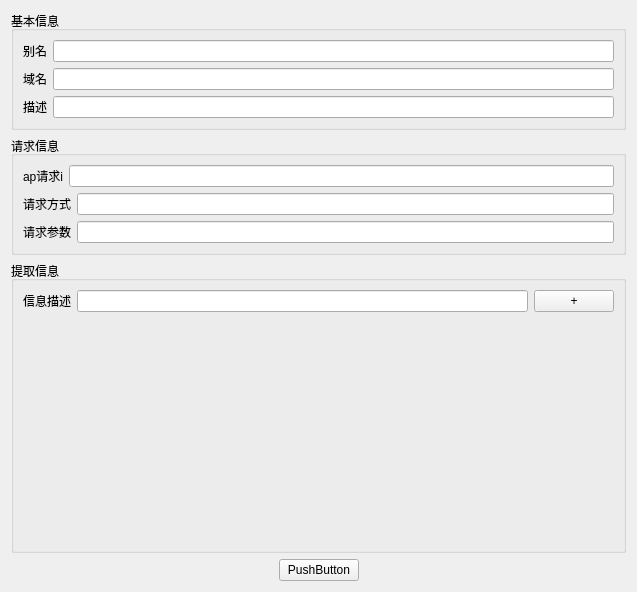
<?xml version="1.0" encoding="UTF-8"?>
<ui version="4.0">
 <class>Form</class>
 <widget class="QWidget" name="Form">
  <property name="geometry">
   <rect>
    <x>0</x>
    <y>0</y>
    <width>637</width>
    <height>592</height>
   </rect>
  </property>
  <property name="windowTitle">
   <string>Form</string>
  </property>
  <layout class="QVBoxLayout" name="verticalLayout">
   <item>
    <widget class="QGroupBox" name="groupBox">
     <property name="title">
      <string>基本信息</string>
     </property>
     <layout class="QVBoxLayout" name="verticalLayout_2">
      <item>
       <layout class="QHBoxLayout" name="horizontalLayout">
        <item>
         <widget class="QLabel" name="label">
          <property name="text">
           <string>别名</string>
          </property>
         </widget>
        </item>
        <item>
         <widget class="QLineEdit" name="lineEdit"/>
        </item>
       </layout>
      </item>
      <item>
       <layout class="QHBoxLayout" name="horizontalLayout_2">
        <item>
         <widget class="QLabel" name="label_2">
          <property name="text">
           <string>域名</string>
          </property>
         </widget>
        </item>
        <item>
         <widget class="QLineEdit" name="lineEdit_2"/>
        </item>
       </layout>
      </item>
      <item>
       <layout class="QHBoxLayout" name="horizontalLayout_3">
        <item>
         <widget class="QLabel" name="label_3">
          <property name="text">
           <string>描述</string>
          </property>
         </widget>
        </item>
        <item>
         <widget class="QLineEdit" name="lineEdit_3"/>
        </item>
       </layout>
      </item>
     </layout>
    </widget>
   </item>
   <item>
    <widget class="QGroupBox" name="groupBox_2">
     <property name="title">
      <string>请求信息</string>
     </property>
     <layout class="QVBoxLayout" name="verticalLayout_3">
      <item>
       <layout class="QHBoxLayout" name="horizontalLayout_4">
        <item>
         <widget class="QLabel" name="label_4">
          <property name="text">
           <string>ap请求i</string>
          </property>
         </widget>
        </item>
        <item>
         <widget class="QLineEdit" name="lineEdit_4"/>
        </item>
       </layout>
      </item>
      <item>
       <layout class="QHBoxLayout" name="horizontalLayout_5">
        <item>
         <widget class="QLabel" name="label_5">
          <property name="text">
           <string>请求方式</string>
          </property>
         </widget>
        </item>
        <item>
         <widget class="QLineEdit" name="lineEdit_5"/>
        </item>
       </layout>
      </item>
      <item>
       <layout class="QHBoxLayout" name="horizontalLayout_6">
        <item>
         <widget class="QLabel" name="label_6">
          <property name="text">
           <string>请求参数</string>
          </property>
         </widget>
        </item>
        <item>
         <widget class="QLineEdit" name="lineEdit_6"/>
        </item>
       </layout>
      </item>
     </layout>
    </widget>
   </item>
   <item>
    <widget class="QGroupBox" name="groupBox_3">
     <property name="title">
      <string>提取信息</string>
     </property>
     <layout class="QVBoxLayout" name="verticalLayout_4">
      <item>
       <layout class="QHBoxLayout" name="horizontalLayout_7">
        <item>
         <widget class="QLabel" name="label_7">
          <property name="text">
           <string>信息描述</string>
          </property>
         </widget>
        </item>
        <item>
         <widget class="QLineEdit" name="lineEdit_7"/>
        </item>
        <item>
         <widget class="QPushButton" name="pushButton">
          <property name="text">
           <string>+</string>
          </property>
         </widget>
        </item>
       </layout>
      </item>
      <item>
       <spacer name="verticalSpacer">
        <property name="orientation">
         <enum>Qt::Vertical</enum>
        </property>
        <property name="sizeHint" stdset="0">
         <size>
          <width>20</width>
          <height>40</height>
         </size>
        </property>
       </spacer>
      </item>
     </layout>
    </widget>
   </item>
   <item>
    <layout class="QHBoxLayout" name="horizontalLayout_8">
     <item>
      <spacer name="horizontalSpacer">
       <property name="orientation">
        <enum>Qt::Horizontal</enum>
       </property>
       <property name="sizeHint" stdset="0">
        <size>
         <width>40</width>
         <height>20</height>
        </size>
       </property>
      </spacer>
     </item>
     <item>
      <widget class="QPushButton" name="pushButton_2">
       <property name="text">
        <string>PushButton</string>
       </property>
      </widget>
     </item>
     <item>
      <spacer name="horizontalSpacer_2">
       <property name="orientation">
        <enum>Qt::Horizontal</enum>
       </property>
       <property name="sizeHint" stdset="0">
        <size>
         <width>40</width>
         <height>20</height>
        </size>
       </property>
      </spacer>
     </item>
    </layout>
   </item>
  </layout>
 </widget>
 <resources/>
 <connections/>
</ui>
